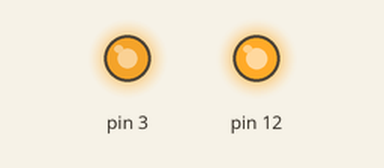
This sketch was run on a simulated Arduino Uno, built with avr-gcc and run on an emulated ATmega328P. Parts: output pins drawn as LEDs (lit = HIGH). What the sketch prints to the serial monitor is not drawn.

Above: at 0.1 s.
Timing chart, 0 to 1.6 s (numbered marks = the images above):
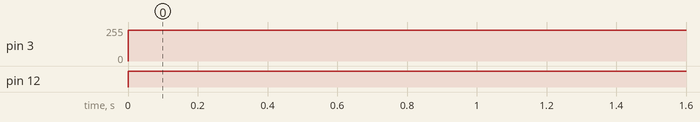

The sketch:

encodertest.ino
```cpp
const int Encoder_Pin = 10; // output of encoder to interrupt #0, pin 2 of arduino

int Encoder_Count = 0;
long Time1 = 0;
long Time2 = 0;
long Time3 = 0;

void setup()
{
  pinMode(12,OUTPUT);
  Serial.begin(9600);
  attachInterrupt(1, Count_Pulses, FALLING); //attach interrupt to encoder pin
}

void Count_Pulses()

{
  //this is the function that runs every time pin 2
  //switches from high to low
  Encoder_Count++;
}


void loop()

{
  Time1 = millis();
  Time3 = Time1 -= Time2;
  digitalWrite(12,HIGH);
  analogWrite(3,230);

  if (Time3 >= 500)
  {
   Time2 = millis ();
   int PulsSpeed = Encoder_Count;
   Encoder_Count = 0;
   Serial.println(PulsSpeed);
  }

}
```

Measured:
- by itself, pin 3: 0/255 → 230/255 at 0.00 s
- by itself, pin 12: LOW → HIGH at 0.00 s
